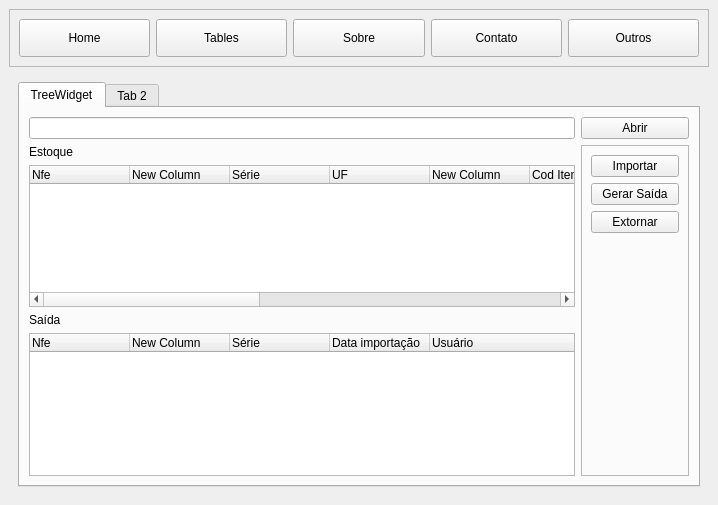
<?xml version="1.0" encoding="UTF-8"?>
<ui version="4.0">
 <class>MainWindow</class>
 <widget class="QMainWindow" name="MainWindow">
  <property name="geometry">
   <rect>
    <x>0</x>
    <y>0</y>
    <width>718</width>
    <height>505</height>
   </rect>
  </property>
  <property name="windowTitle">
   <string>MainWindow</string>
  </property>
  <widget class="QWidget" name="centralwidget">
   <layout class="QVBoxLayout" name="verticalLayout_2">
    <item>
     <widget class="QFrame" name="frame">
      <property name="frameShape">
       <enum>QFrame::StyledPanel</enum>
      </property>
      <property name="frameShadow">
       <enum>QFrame::Raised</enum>
      </property>
      <layout class="QHBoxLayout" name="horizontalLayout">
       <item>
        <widget class="QPushButton" name="pushButton">
         <property name="styleSheet">
          <string notr="true">height: 30px</string>
         </property>
         <property name="text">
          <string>Home</string>
         </property>
        </widget>
       </item>
       <item>
        <widget class="QPushButton" name="pushButton_2">
         <property name="styleSheet">
          <string notr="true">height: 30px</string>
         </property>
         <property name="text">
          <string>Tables</string>
         </property>
        </widget>
       </item>
       <item>
        <widget class="QPushButton" name="pushButton_5">
         <property name="styleSheet">
          <string notr="true">height: 30px</string>
         </property>
         <property name="text">
          <string>Sobre</string>
         </property>
        </widget>
       </item>
       <item>
        <widget class="QPushButton" name="pushButton_3">
         <property name="styleSheet">
          <string notr="true">height: 30px</string>
         </property>
         <property name="text">
          <string>Contato</string>
         </property>
        </widget>
       </item>
       <item>
        <widget class="QPushButton" name="pushButton_4">
         <property name="styleSheet">
          <string notr="true">height: 30px</string>
         </property>
         <property name="text">
          <string>Outros</string>
         </property>
        </widget>
       </item>
      </layout>
     </widget>
    </item>
    <item>
     <widget class="QStackedWidget" name="stackedWidget">
      <property name="currentIndex">
       <number>0</number>
      </property>
      <widget class="QWidget" name="page">
       <layout class="QVBoxLayout" name="verticalLayout_8">
        <item>
         <widget class="QTabWidget" name="tabWidget">
          <property name="currentIndex">
           <number>0</number>
          </property>
          <widget class="QWidget" name="tab">
           <attribute name="title">
            <string>TreeWidget</string>
           </attribute>
           <layout class="QVBoxLayout" name="verticalLayout_7">
            <item>
             <layout class="QHBoxLayout" name="horizontalLayout_3">
              <item>
               <widget class="QLineEdit" name="lineEdit"/>
              </item>
              <item>
               <widget class="QPushButton" name="pushButton_9">
                <property name="styleSheet">
                 <string notr="true">width:100px;
</string>
                </property>
                <property name="text">
                 <string>Abrir</string>
                </property>
               </widget>
              </item>
             </layout>
            </item>
            <item>
             <layout class="QHBoxLayout" name="horizontalLayout_4">
              <item>
               <layout class="QVBoxLayout" name="verticalLayout_6">
                <item>
                 <layout class="QVBoxLayout" name="verticalLayout_5">
                  <item>
                   <widget class="QLabel" name="label_3">
                    <property name="text">
                     <string>Estoque</string>
                    </property>
                   </widget>
                  </item>
                  <item>
                   <widget class="QTreeWidget" name="treeWidget">
                    <column>
                     <property name="text">
                      <string>Nfe</string>
                     </property>
                    </column>
                    <column>
                     <property name="text">
                      <string>New Column</string>
                     </property>
                    </column>
                    <column>
                     <property name="text">
                      <string>Série</string>
                     </property>
                    </column>
                    <column>
                     <property name="text">
                      <string>UF</string>
                     </property>
                    </column>
                    <column>
                     <property name="text">
                      <string>New Column</string>
                     </property>
                    </column>
                    <column>
                     <property name="text">
                      <string>Cod Item</string>
                     </property>
                    </column>
                    <column>
                     <property name="text">
                      <string>New Column</string>
                     </property>
                    </column>
                    <column>
                     <property name="text">
                      <string>Quantidade</string>
                     </property>
                    </column>
                    <column>
                     <property name="text">
                      <string>Un</string>
                     </property>
                    </column>
                    <column>
                     <property name="text">
                      <string>UN</string>
                     </property>
                    </column>
                    <column>
                     <property name="text">
                      <string>Valor</string>
                     </property>
                    </column>
                    <column>
                     <property name="text">
                      <string> Valor Nfe</string>
                     </property>
                    </column>
                    <column>
                     <property name="text">
                      <string>Usuário</string>
                     </property>
                    </column>
                   </widget>
                  </item>
                 </layout>
                </item>
                <item>
                 <layout class="QVBoxLayout" name="verticalLayout_4">
                  <item>
                   <widget class="QLabel" name="label_2">
                    <property name="text">
                     <string>Saída</string>
                    </property>
                   </widget>
                  </item>
                  <item>
                   <widget class="QTreeWidget" name="treeWidget_2">
                    <column>
                     <property name="text">
                      <string>Nfe</string>
                     </property>
                    </column>
                    <column>
                     <property name="text">
                      <string>New Column</string>
                     </property>
                    </column>
                    <column>
                     <property name="text">
                      <string>Série</string>
                     </property>
                    </column>
                    <column>
                     <property name="text">
                      <string>Data importação</string>
                     </property>
                    </column>
                    <column>
                     <property name="text">
                      <string>Usuário</string>
                     </property>
                    </column>
                   </widget>
                  </item>
                 </layout>
                </item>
               </layout>
              </item>
              <item>
               <widget class="QFrame" name="frame_2">
                <property name="styleSheet">
                 <string notr="true">width: 80px</string>
                </property>
                <property name="frameShape">
                 <enum>QFrame::StyledPanel</enum>
                </property>
                <property name="frameShadow">
                 <enum>QFrame::Raised</enum>
                </property>
                <layout class="QVBoxLayout" name="verticalLayout_3">
                 <item>
                  <widget class="QPushButton" name="pushButton_6">
                   <property name="text">
                    <string>Importar</string>
                   </property>
                  </widget>
                 </item>
                 <item>
                  <widget class="QPushButton" name="pushButton_7">
                   <property name="text">
                    <string>Gerar Saída</string>
                   </property>
                  </widget>
                 </item>
                 <item>
                  <widget class="QPushButton" name="pushButton_8">
                   <property name="text">
                    <string>Extornar</string>
                   </property>
                  </widget>
                 </item>
                 <item>
                  <spacer name="verticalSpacer">
                   <property name="orientation">
                    <enum>Qt::Vertical</enum>
                   </property>
                   <property name="sizeHint" stdset="0">
                    <size>
                     <width>20</width>
                     <height>40</height>
                    </size>
                   </property>
                  </spacer>
                 </item>
                </layout>
               </widget>
              </item>
             </layout>
            </item>
           </layout>
          </widget>
          <widget class="QWidget" name="tab_2">
           <attribute name="title">
            <string>Tab 2</string>
           </attribute>
          </widget>
         </widget>
        </item>
       </layout>
      </widget>
      <widget class="QWidget" name="page_2">
       <layout class="QVBoxLayout" name="verticalLayout">
        <item>
         <widget class="QLabel" name="label">
          <property name="text">
           <string>&lt;html&gt;&lt;head/&gt;&lt;body&gt;&lt;p align=&quot;center&quot;&gt;&lt;span style=&quot; font-size:72pt; font-weight:600; color:#241f31;&quot;&gt;Innova&lt;/span&gt;&lt;/p&gt;&lt;p align=&quot;center&quot;&gt;&lt;span style=&quot; font-size:36pt; color:#241f31;&quot;&gt;Sistema de Gerenciamento&lt;/span&gt;&lt;/p&gt;&lt;/body&gt;&lt;/html&gt;</string>
          </property>
         </widget>
        </item>
       </layout>
      </widget>
     </widget>
    </item>
   </layout>
  </widget>
 </widget>
 <resources/>
 <connections/>
</ui>
